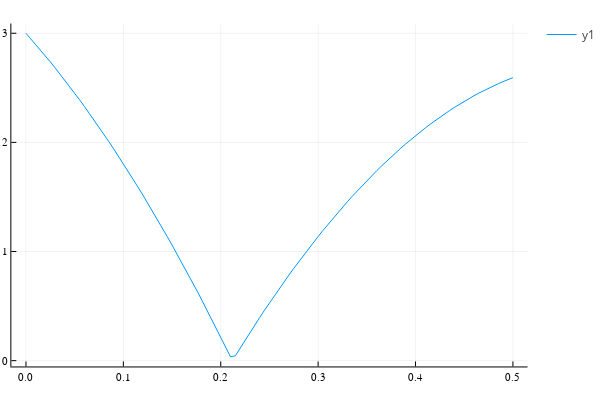
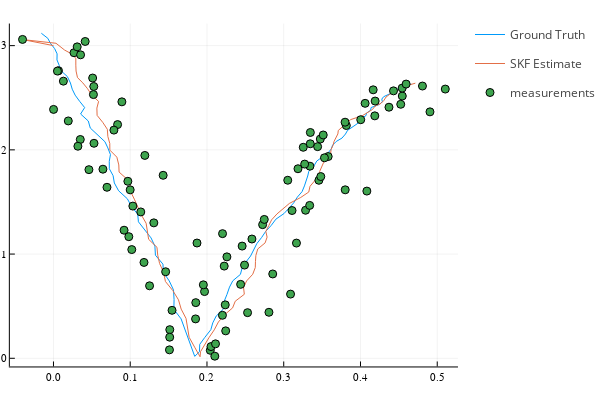
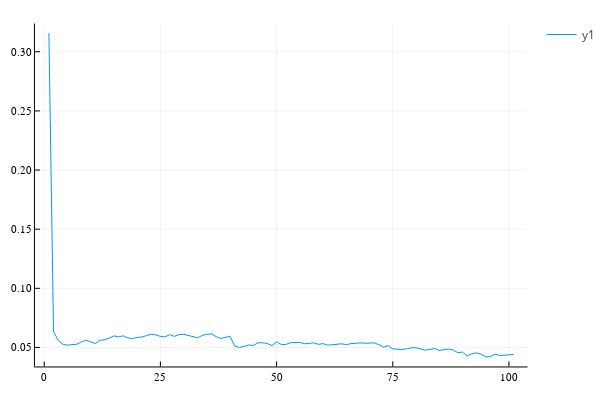

These figures' notebook cell, in order:
### Code cell
const FD = ForwardDiff;

PLOTS_DEFAULTS = Dict(:dpi => 600);

include("GeneralizedFunctionality/est_parameters.jl");
include("GeneralizedFunctionality/hybrid_system_simulation_tools.jl")
include("GeneralizedFunctionality/SKF_general.jl")
include("GeneralizedFunctionality/batch_estimation.jl")
include("GeneralizedFunctionality/generalized_saltation_calculations.jl")
include("DynamicSystems/bouncing_ball.jl") # Defines hybrid system functions

#Falling ball system definition
dynamics = [balldynamics,balldynamics]
resets = [[idreset,groundreset],[airreset,idreset]]
guards = [[idguard,groundguard],[airguard,idguard]]

### Figure 1 — Plotly figure (JSON) as saved in the notebook; plotly's stock layout.template omitted (floating-point values rounded to 4 significant figures)
{"data": [{"colorbar": {"title": ""}, "legendgroup": "y1", "line": {"color": "rgba(0, 154, 250, 1.000)", "dash": "solid", "shape": "linear", "width": 1}, "mode": "lines", "name": "y1", "showlegend": true, "type": "scatter", "x": [0, 0.005, 0.01, 0.015, 0.02, 0.025, 0.03, 0.035, 0.04, 0.045, 0.05, 0.055, 0.06, 0.065, 0.07, 0.075, 0.08, 0.085, 0.09, 0.095, 0.1, 0.105, 0.11, 0.115, 0.12, 0.125, 0.13, 0.135, 0.14, 0.145, 0.15, 0.155, 0.16, 0.165, 0.17, 0.175, 0.18, 0.185, 0.19, 0.195, 0.2, 0.205, 0.21, 0.215, 0.22, 0.225, 0.23, 0.235, 0.24, 0.245, 0.25, 0.255, 0.26, 0.265, 0.27, 0.275, 0.28, 0.285, 0.29, 0.295, 0.3, 0.305, 0.31, 0.315, 0.32, 0.325, 0.33, 0.335, 0.34, 0.345, 0.35, 0.355, 0.36, 0.365, 0.37, 0.375, 0.38, 0.385, 0.39, 0.395, 0.4, 0.405, 0.41, 0.415, 0.42, 0.425, 0.43, 0.435, 0.44, 0.445, 0.45, 0.455, 0.46, 0.465, 0.47, 0.475, 0.48, 0.485, 0.49, 0.495, 0.5], "xaxis": "x", "y": [3, 2.95, 2.898, 2.846, 2.792, 2.738, 2.682, 2.626, 2.569, 2.51, 2.451, 2.391, 2.329, 2.267, 2.204, 2.14, 2.075, 2.008, 1.941, 1.873, 1.804, 1.734, 1.663, 1.591, 1.518, 1.444, 1.369, 1.293, 1.216, 1.138, 1.059, 0.9791, 0.8982, 0.8164, 0.7336, 0.6497, 0.565, 0.4792, 0.3924, 0.3047, 0.216, 0.1263, 0.03564, 0.04448, 0.1166, 0.1878, 0.258, 0.3272, 0.3954, 0.4627, 0.5289, 0.5942, 0.6585, 0.7218, 0.7842, 0.8456, 0.9059, 0.9653, 1.024, 1.081, 1.138, 1.193, 1.248, 1.301, 1.354, 1.405, 1.456, 1.506, 1.554, 1.602, 1.648, 1.694, 1.739, 1.783, 1.825, 1.867, 1.908, 1.948, 1.986, 2.024, 2.061, 2.097, 2.132, 2.166, 2.199, 2.231, 2.262, 2.292, 2.321, 2.349, 2.376, 2.402, 2.427, 2.451, 2.474, 2.497, 2.518, 2.538, 2.557, 2.575, 2.593], "yaxis": "y", "zmax": null, "zmin": null}], "layout": {"annotations": [], "height": 400, "legend_position": {"bgcolor": "rgba(255, 255, 255, 1.000)", "bordercolor": "rgba(0, 0, 0, 1.000)", "borderwidth": 1, "font": {"color": "rgba(0, 0, 0, 1.000)", "family": "sans-serif", "size": 11}, "title": {"font": {"color": "rgba(0, 0, 0, 1.000)", "family": "sans-serif", "size": 15}, "text": ""}, "tracegroupgap": 0, "traceorder": "normal", "x": 1, "xanchor": "auto", "y": 1, "yanchor": "auto"}, "margin": {"b": 20, "l": 0, "r": 0, "t": 20}, "paper_bgcolor": "rgba(255, 255, 255, 1.000)", "plot_bgcolor": "rgba(255, 255, 255, 1.000)", "showlegend": true, "width": 600, "xaxis": {"anchor": "y", "domain": [0.02138, 0.9934], "gridcolor": "rgba(0, 0, 0, 0.100)", "gridwidth": 0.5, "linecolor": "rgba(0, 0, 0, 1.000)", "mirror": false, "range": [-0.015, 0.515], "showgrid": true, "showline": true, "showticklabels": true, "tickangle": 0, "tickcolor": "rgb(0, 0, 0)", "tickfont": {"color": "rgba(0, 0, 0, 1.000)", "family": "sans-serif", "size": 11}, "tickmode": "array", "ticks": "inside", "ticktext": ["0.0", "0.1", "0.2", "0.3", "0.4", "0.5"], "tickvals": [0, 0.1, 0.2, 0.3, 0.4, 0.5], "title": "", "titlefont": {"color": "rgba(0, 0, 0, 1.000)", "family": "sans-serif", "size": 15}, "type": "-", "visible": true, "zeroline": false, "zerolinecolor": "rgba(0, 0, 0, 1.000)"}, "yaxis": {"anchor": "x", "domain": [0.03762, 0.9902], "gridcolor": "rgba(0, 0, 0, 0.100)", "gridwidth": 0.5, "linecolor": "rgba(0, 0, 0, 1.000)", "mirror": false, "range": [-0.05329, 3.089], "showgrid": true, "showline": true, "showticklabels": true, "tickangle": 0, "tickcolor": "rgb(0, 0, 0)", "tickfont": {"color": "rgba(0, 0, 0, 1.000)", "family": "sans-serif", "size": 11}, "tickmode": "array", "ticks": "inside", "ticktext": ["0", "1", "2", "3"], "tickvals": [0, 1, 2, 3], "title": "", "titlefont": {"color": "rgba(0, 0, 0, 1.000)", "family": "sans-serif", "size": 15}, "type": "-", "visible": true, "zeroline": false, "zerolinecolor": "rgba(0, 0, 0, 1.000)"}}}

### Figure 2 — Plotly figure (JSON) as saved in the notebook; plotly's stock layout.template omitted (floating-point values rounded to 4 significant figures)
{"data": [{"colorbar": {"title": ""}, "legendgroup": "Ground Truth", "line": {"color": "rgba(0, 154, 250, 1.000)", "dash": "solid", "shape": "linear", "width": 1}, "mode": "lines", "name": "Ground Truth", "showlegend": true, "type": "scatter", "x": [-0.01578, -0.007327, -0.004044, 0.001537, 0.004738, 0.004566, 0.007528, 0.009897, 0.01809, 0.0221, 0.02444, 0.02825, 0.03411, 0.04064, 0.03533, 0.04538, 0.04796, 0.05813, 0.06704, 0.07086, 0.07424, 0.07271, 0.07279, 0.07769, 0.0793, 0.08488, 0.09628, 0.1017, 0.1098, 0.1107, 0.119, 0.1271, 0.1321, 0.1328, 0.1426, 0.1433, 0.1509, 0.1564, 0.1571, 0.1568, 0.1663, 0.1707, 0.1756, 0.1792, 0.184, 0.1902, 0.1906, 0.1973, 0.205, 0.2075, 0.2121, 0.2218, 0.2222, 0.2261, 0.2294, 0.2336, 0.2436, 0.2455, 0.2503, 0.2568, 0.2604, 0.265, 0.2713, 0.2765, 0.2837, 0.2898, 0.3004, 0.3072, 0.313, 0.3177, 0.3239, 0.327, 0.3294, 0.3312, 0.3327, 0.3391, 0.3431, 0.3506, 0.3578, 0.362, 0.3637, 0.3684, 0.3759, 0.3804, 0.3832, 0.3904, 0.398, 0.3993, 0.4068, 0.4081, 0.4132, 0.4139, 0.425, 0.4284, 0.4278, 0.4302, 0.439, 0.4443, 0.4491, 0.4602, 0.4661], "xaxis": "x", "y": [3.119, 3.07, 3.023, 2.971, 2.921, 2.863, 2.81, 2.758, 2.703, 2.641, 2.582, 2.525, 2.466, 2.406, 2.344, 2.277, 2.209, 2.14, 2.078, 2.019, 1.955, 1.89, 1.819, 1.752, 1.682, 1.607, 1.53, 1.456, 1.382, 1.31, 1.227, 1.155, 1.077, 0.9893, 0.9036, 0.8252, 0.7419, 0.6563, 0.5636, 0.4696, 0.3783, 0.2898, 0.1996, 0.1096, 0.0186, 0.06292, 0.1337, 0.201, 0.2742, 0.3397, 0.4058, 0.4764, 0.5432, 0.6134, 0.683, 0.7435, 0.8048, 0.8589, 0.9194, 0.9812, 1.042, 1.101, 1.16, 1.218, 1.275, 1.335, 1.389, 1.44, 1.491, 1.546, 1.599, 1.654, 1.703, 1.749, 1.794, 1.842, 1.893, 1.933, 1.972, 2.009, 2.045, 2.081, 2.113, 2.152, 2.187, 2.223, 2.262, 2.296, 2.326, 2.354, 2.38, 2.406, 2.436, 2.463, 2.487, 2.51, 2.536, 2.559, 2.587, 2.612, 2.631], "yaxis": "y", "zmax": null, "zmin": null}, {"colorbar": {"title": ""}, "legendgroup": "SKF Estimate", "line": {"color": "rgba(227, 111, 71, 1.000)", "dash": "solid", "shape": "linear", "width": 1}, "mode": "lines", "name": "SKF Estimate", "showlegend": true, "type": "scatter", "x": [0, -0.03941, 0.003274, 0.01451, 0.02245, 0.02911, 0.02911, 0.02945, 0.03129, 0.03828, 0.04446, 0.04978, 0.05881, 0.05656, 0.05684, 0.06417, 0.07017, 0.07087, 0.07339, 0.07345, 0.08259, 0.08512, 0.08549, 0.09579, 0.1003, 0.1016, 0.1058, 0.1099, 0.1147, 0.1207, 0.1221, 0.124, 0.1348, 0.1358, 0.1383, 0.1434, 0.1459, 0.1554, 0.1629, 0.1664, 0.1727, 0.1749, 0.1768, 0.1839, 0.191, 0.1916, 0.1973, 0.203, 0.2095, 0.2149, 0.2231, 0.2334, 0.2368, 0.2487, 0.2476, 0.2517, 0.2596, 0.2629, 0.2632, 0.2637, 0.2662, 0.2758, 0.2783, 0.2767, 0.2805, 0.2842, 0.2912, 0.2994, 0.3073, 0.3222, 0.3326, 0.3343, 0.3399, 0.3452, 0.3469, 0.35, 0.3521, 0.3571, 0.3611, 0.3618, 0.3643, 0.3655, 0.368, 0.3705, 0.3711, 0.3764, 0.381, 0.3872, 0.4022, 0.4083, 0.4156, 0.419, 0.4268, 0.4304, 0.4333, 0.4387, 0.4447, 0.45, 0.4554, 0.4655, 0.4715], "xaxis": "x", "y": [3, 3.057, 3.023, 2.957, 2.926, 2.88, 2.813, 2.756, 2.693, 2.642, 2.586, 2.526, 2.465, 2.401, 2.331, 2.264, 2.198, 2.128, 2.061, 1.997, 1.93, 1.855, 1.787, 1.719, 1.651, 1.584, 1.52, 1.446, 1.373, 1.296, 1.218, 1.141, 1.066, 0.9902, 0.909, 0.826, 0.7369, 0.6503, 0.5608, 0.472, 0.383, 0.2917, 0.2014, 0.1065, 0.01478, 0.06338, 0.1349, 0.2023, 0.2728, 0.3482, 0.419, 0.4835, 0.5476, 0.6141, 0.6816, 0.7426, 0.8063, 0.871, 0.9279, 0.9869, 1.049, 1.107, 1.163, 1.217, 1.273, 1.328, 1.385, 1.436, 1.486, 1.543, 1.595, 1.65, 1.699, 1.746, 1.794, 1.839, 1.881, 1.925, 1.963, 2.006, 2.044, 2.081, 2.117, 2.153, 2.186, 2.223, 2.257, 2.29, 2.327, 2.355, 2.387, 2.419, 2.446, 2.473, 2.507, 2.536, 2.556, 2.58, 2.606, 2.622, 2.64], "yaxis": "y", "zmax": null, "zmin": null}, {"colorbar": {"title": ""}, "legendgroup": "measurements", "marker": {"color": "rgba(62, 164, 78, 1.000)", "line": {"color": "rgba(0, 0, 0, 1.000)", "width": 1}, "size": 8, "symbol": "circle"}, "mode": "markers", "name": "measurements", "showlegend": true, "type": "scatter", "x": [-0.0403, 0.04132, 0.02677, 0.03091, 0.0353, 0.006538, 0.005184, 0.01292, 0.05105, 0.05253, 0.05207, 0.08913, 0.0001211, 0.0193, 0.08353, 0.07875, 0.03496, 0.0528, 0.03184, 0.1191, 0.06444, 0.04621, 0.1429, 0.09693, 0.06972, 0.09994, 0.1034, 0.1138, 0.1308, 0.092, 0.09818, 0.187, 0.102, 0.1179, 0.1462, 0.1252, 0.1968, 0.1854, 0.1545, 0.1851, 0.1515, 0.1515, 0.2043, 0.2102, 0.1511, 0.2052, 0.2111, 0.2244, 0.2201, 0.2529, 0.2807, 0.2238, 0.3089, 0.1953, 0.2439, 0.2857, 0.2489, 0.2224, 0.226, 0.2458, 0.3166, 0.2586, 0.2203, 0.2725, 0.2746, 0.3108, 0.3285, 0.3338, 0.4083, 0.3801, 0.3052, 0.3458, 0.3483, 0.3186, 0.3341, 0.3273, 0.3579, 0.3531, 0.3254, 0.3442, 0.3346, 0.3477, 0.3515, 0.3347, 0.3816, 0.3799, 0.4003, 0.4905, 0.4187, 0.4371, 0.4061, 0.4524, 0.4191, 0.4165, 0.443, 0.4545, 0.4543, 0.4595, 0.5105, 0.4808], "xaxis": "x", "y": [3.06, 3.04, 2.932, 2.988, 2.912, 2.759, 2.756, 2.659, 2.689, 2.608, 2.53, 2.461, 2.388, 2.278, 2.242, 2.189, 2.099, 2.063, 2.035, 1.946, 1.814, 1.81, 1.756, 1.698, 1.641, 1.616, 1.46, 1.404, 1.299, 1.229, 1.167, 1.106, 1.043, 0.9199, 0.8302, 0.6956, 0.6402, 0.534, 0.4603, 0.3779, 0.2748, 0.2026, 0.07651, 0.02026, 0.08084, 0.1124, 0.1385, 0.2631, 0.4126, 0.438, 0.4414, 0.5126, 0.6157, 0.7048, 0.7094, 0.8092, 0.8944, 0.8846, 0.9731, 1.077, 1.105, 1.144, 1.196, 1.282, 1.332, 1.418, 1.42, 1.467, 1.604, 1.617, 1.708, 1.708, 1.744, 1.819, 1.843, 1.863, 1.936, 1.924, 2.025, 2.031, 2.058, 2.104, 2.143, 2.167, 2.233, 2.265, 2.289, 2.365, 2.326, 2.409, 2.446, 2.437, 2.468, 2.576, 2.566, 2.517, 2.592, 2.631, 2.583, 2.612], "yaxis": "y", "zmax": null, "zmin": null}], "layout": {"annotations": [], "height": 400, "legend_position": {"bgcolor": "rgba(255, 255, 255, 1.000)", "bordercolor": "rgba(0, 0, 0, 1.000)", "borderwidth": 1, "font": {"color": "rgba(0, 0, 0, 1.000)", "family": "sans-serif", "size": 11}, "title": {"font": {"color": "rgba(0, 0, 0, 1.000)", "family": "sans-serif", "size": 15}, "text": ""}, "tracegroupgap": 0, "traceorder": "normal", "x": 1, "xanchor": "auto", "y": 1, "yanchor": "auto"}, "margin": {"b": 20, "l": 0, "r": 0, "t": 20}, "paper_bgcolor": "rgba(255, 255, 255, 1.000)", "plot_bgcolor": "rgba(255, 255, 255, 1.000)", "showlegend": true, "width": 600, "xaxis": {"anchor": "y", "domain": [0.02138, 0.9934], "gridcolor": "rgba(0, 0, 0, 0.100)", "gridwidth": 0.5, "linecolor": "rgba(0, 0, 0, 1.000)", "mirror": false, "range": [-0.05683, 0.527], "showgrid": true, "showline": true, "showticklabels": true, "tickangle": 0, "tickcolor": "rgb(0, 0, 0)", "tickfont": {"color": "rgba(0, 0, 0, 1.000)", "family": "sans-serif", "size": 11}, "tickmode": "array", "ticks": "inside", "ticktext": ["0.0", "0.1", "0.2", "0.3", "0.4", "0.5"], "tickvals": [0, 0.1, 0.2, 0.3, 0.4, 0.5], "title": "", "titlefont": {"color": "rgba(0, 0, 0, 1.000)", "family": "sans-serif", "size": 15}, "type": "-", "visible": true, "zeroline": false, "zerolinecolor": "rgba(0, 0, 0, 1.000)"}, "yaxis": {"anchor": "x", "domain": [0.03762, 0.9902], "gridcolor": "rgba(0, 0, 0, 0.100)", "gridwidth": 0.5, "linecolor": "rgba(0, 0, 0, 1.000)", "mirror": false, "range": [-0.07834, 3.212], "showgrid": true, "showline": true, "showticklabels": true, "tickangle": 0, "tickcolor": "rgb(0, 0, 0)", "tickfont": {"color": "rgba(0, 0, 0, 1.000)", "family": "sans-serif", "size": 11}, "tickmode": "array", "ticks": "inside", "ticktext": ["0", "1", "2", "3"], "tickvals": [0, 1, 2, 3], "title": "", "titlefont": {"color": "rgba(0, 0, 0, 1.000)", "family": "sans-serif", "size": 15}, "type": "-", "visible": true, "zeroline": false, "zerolinecolor": "rgba(0, 0, 0, 1.000)"}}}

### Figure 3 — Plotly figure (JSON) as saved in the notebook; plotly's stock layout.template omitted (floating-point values rounded to 4 significant figures)
{"data": [{"colorbar": {"title": ""}, "legendgroup": "y1", "line": {"color": "rgba(0, 154, 250, 1.000)", "dash": "solid", "shape": "linear", "width": 1}, "mode": "lines", "name": "y1", "showlegend": true, "type": "scatter", "x": [1, 2, 3, 4, 5, 6, 7, 8, 9, 10, 11, 12, 13, 14, 15, 16, 17, 18, 19, 20, 21, 22, 23, 24, 25, 26, 27, 28, 29, 30, 31, 32, 33, 34, 35, 36, 37, 38, 39, 40, 41, 42, 43, 44, 45, 46, 47, 48, 49, 50, 51, 52, 53, 54, 55, 56, 57, 58, 59, 60, 61, 62, 63, 64, 65, 66, 67, 68, 69, 70, 71, 72, 73, 74, 75, 76, 77, 78, 79, 80, 81, 82, 83, 84, 85, 86, 87, 88, 89, 90, 91, 92, 93, 94, 95, 96, 97, 98, 99, 100, 101], "xaxis": "x", "y": [0.3157, 0.0635, 0.05593, 0.05274, 0.05194, 0.05257, 0.05271, 0.0547, 0.05621, 0.05479, 0.05328, 0.05598, 0.05656, 0.05786, 0.05978, 0.05894, 0.05987, 0.05803, 0.05753, 0.05851, 0.05874, 0.06002, 0.06117, 0.06065, 0.05934, 0.05893, 0.06078, 0.05937, 0.06086, 0.06112, 0.06012, 0.05865, 0.05816, 0.06015, 0.06117, 0.06137, 0.0591, 0.05761, 0.05837, 0.05948, 0.05106, 0.05005, 0.05089, 0.05208, 0.05173, 0.05399, 0.05393, 0.05337, 0.05151, 0.05481, 0.05255, 0.05252, 0.05402, 0.05445, 0.05426, 0.05312, 0.05338, 0.05385, 0.05259, 0.05323, 0.05196, 0.05214, 0.05293, 0.05308, 0.05233, 0.05324, 0.05345, 0.05386, 0.05356, 0.05356, 0.05389, 0.05231, 0.0502, 0.05154, 0.04875, 0.04848, 0.04824, 0.04882, 0.0497, 0.04975, 0.04851, 0.0477, 0.0483, 0.04919, 0.04743, 0.04838, 0.04873, 0.04786, 0.0456, 0.04608, 0.04291, 0.04453, 0.04541, 0.0443, 0.04213, 0.04217, 0.04435, 0.0432, 0.04322, 0.04373, 0.04413], "yaxis": "y", "zmax": null, "zmin": null}], "layout": {"annotations": [], "height": 400, "legend_position": {"bgcolor": "rgba(255, 255, 255, 1.000)", "bordercolor": "rgba(0, 0, 0, 1.000)", "borderwidth": 1, "font": {"color": "rgba(0, 0, 0, 1.000)", "family": "sans-serif", "size": 11}, "title": {"font": {"color": "rgba(0, 0, 0, 1.000)", "family": "sans-serif", "size": 15}, "text": ""}, "tracegroupgap": 0, "traceorder": "normal", "x": 1, "xanchor": "auto", "y": 1, "yanchor": "auto"}, "margin": {"b": 20, "l": 0, "r": 0, "t": 20}, "paper_bgcolor": "rgba(255, 255, 255, 1.000)", "plot_bgcolor": "rgba(255, 255, 255, 1.000)", "showlegend": true, "width": 600, "xaxis": {"anchor": "y", "domain": [0.06582, 0.9934], "gridcolor": "rgba(0, 0, 0, 0.100)", "gridwidth": 0.5, "linecolor": "rgba(0, 0, 0, 1.000)", "mirror": false, "range": [-2, 104], "showgrid": true, "showline": true, "showticklabels": true, "tickangle": 0, "tickcolor": "rgb(0, 0, 0)", "tickfont": {"color": "rgba(0, 0, 0, 1.000)", "family": "sans-serif", "size": 11}, "tickmode": "array", "ticks": "inside", "ticktext": ["0", "25", "50", "75", "100"], "tickvals": [0, 25, 50, 75, 100], "title": "", "titlefont": {"color": "rgba(0, 0, 0, 1.000)", "family": "sans-serif", "size": 15}, "type": "-", "visible": true, "zeroline": false, "zerolinecolor": "rgba(0, 0, 0, 1.000)"}, "yaxis": {"anchor": "x", "domain": [0.03762, 0.9902], "gridcolor": "rgba(0, 0, 0, 0.100)", "gridwidth": 0.5, "linecolor": "rgba(0, 0, 0, 1.000)", "mirror": false, "range": [0.03392, 0.3239], "showgrid": true, "showline": true, "showticklabels": true, "tickangle": 0, "tickcolor": "rgb(0, 0, 0)", "tickfont": {"color": "rgba(0, 0, 0, 1.000)", "family": "sans-serif", "size": 11}, "tickmode": "array", "ticks": "inside", "ticktext": ["0.05", "0.10", "0.15", "0.20", "0.25", "0.30"], "tickvals": [0.05, 0.1, 0.15, 0.2, 0.25, 0.3], "title": "", "titlefont": {"color": "rgba(0, 0, 0, 1.000)", "family": "sans-serif", "size": 15}, "type": "-", "visible": true, "zeroline": false, "zerolinecolor": "rgba(0, 0, 0, 1.000)"}}}
